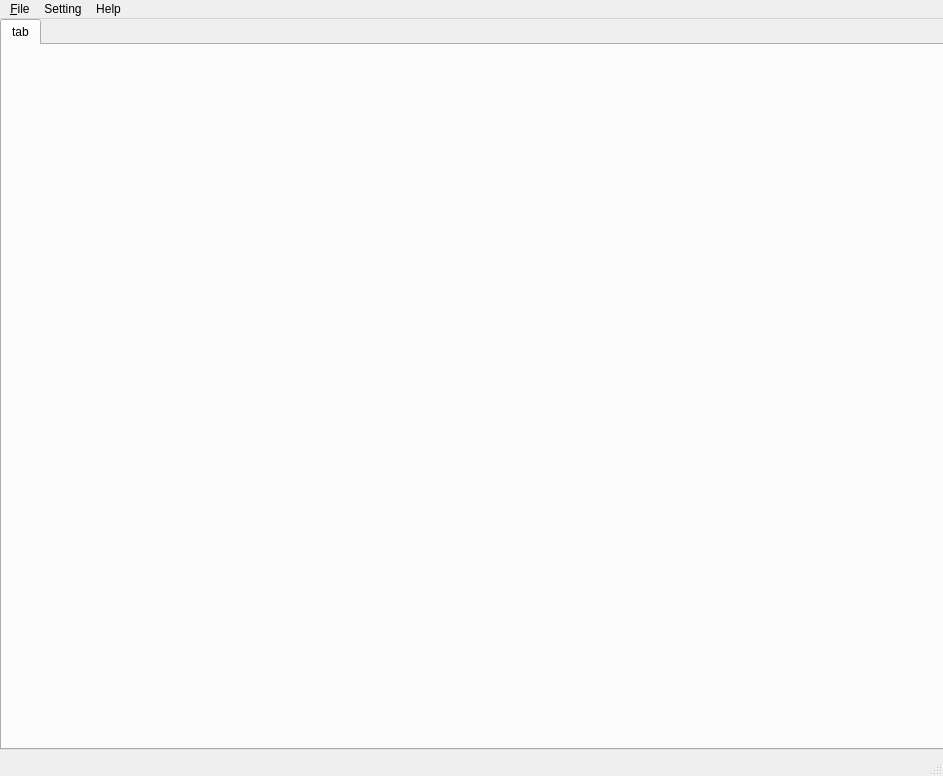
<?xml version="1.0" encoding="UTF-8"?>
<ui version="4.0">
 <class>MainWindow</class>
 <widget class="QMainWindow" name="MainWindow">
  <property name="geometry">
   <rect>
    <x>0</x>
    <y>0</y>
    <width>943</width>
    <height>776</height>
   </rect>
  </property>
  <property name="windowTitle">
   <string>Dimming Debugger     DisConnect..</string>
  </property>
  <property name="windowIcon">
   <iconset>
    <normaloff>images/222.ico</normaloff>images/222.ico</iconset>
  </property>
  <property name="iconSize">
   <size>
    <width>32</width>
    <height>32</height>
   </size>
  </property>
  <widget class="QWidget" name="centralwidget">
   <widget class="QTabWidget" name="tabWidget">
    <property name="geometry">
     <rect>
      <x>0</x>
      <y>0</y>
      <width>1280</width>
      <height>731</height>
     </rect>
    </property>
    <property name="currentIndex">
     <number>0</number>
    </property>
    <widget class="QWidget" name="tab">
     <attribute name="title">
      <string>tab</string>
     </attribute>
    </widget>
   </widget>
  </widget>
  <widget class="QMenuBar" name="menubar">
   <property name="geometry">
    <rect>
     <x>0</x>
     <y>0</y>
     <width>943</width>
     <height>23</height>
    </rect>
   </property>
   <widget class="QMenu" name="menuFile">
    <property name="toolTip">
     <string extracomment="loading setting file or othes"/>
    </property>
    <property name="title">
     <string>&amp;File</string>
    </property>
    <addaction name="actionOpen_setting_file"/>
    <addaction name="actionSave_setting_file"/>
    <addaction name="actionQuit"/>
   </widget>
   <widget class="QMenu" name="menuSetting">
    <property name="title">
     <string>Setting</string>
    </property>
    <addaction name="actionConnect"/>
    <addaction name="actionDisconnect"/>
   </widget>
   <widget class="QMenu" name="menuHelp">
    <property name="title">
     <string>Help</string>
    </property>
   </widget>
   <addaction name="menuFile"/>
   <addaction name="menuSetting"/>
   <addaction name="menuHelp"/>
  </widget>
  <widget class="QStatusBar" name="statusbar"/>
  <action name="actionOpen_setting_file">
   <property name="text">
    <string>Open setting file</string>
   </property>
  </action>
  <action name="actionSave_setting_file">
   <property name="text">
    <string>Save setting file</string>
   </property>
  </action>
  <action name="actionQuit">
   <property name="text">
    <string>quit</string>
   </property>
  </action>
  <action name="actionConnect">
   <property name="text">
    <string>Connect</string>
   </property>
  </action>
  <action name="actionDisconnect">
   <property name="text">
    <string>Disconnect</string>
   </property>
  </action>
 </widget>
 <resources/>
 <connections/>
</ui>
